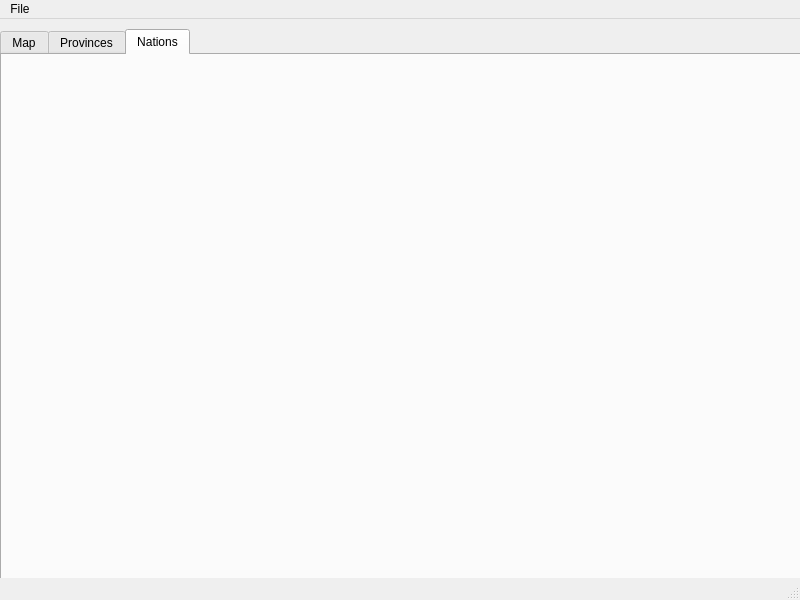
<?xml version="1.0" encoding="UTF-8"?>
<ui version="4.0">
 <class>MainWindow</class>
 <widget class="QMainWindow" name="MainWindow">
  <property name="geometry">
   <rect>
    <x>0</x>
    <y>0</y>
    <width>800</width>
    <height>600</height>
   </rect>
  </property>
  <property name="windowTitle">
   <string>MainWindow</string>
  </property>
  <widget class="QWidget" name="centralwidget">
   <widget class="QTabWidget" name="tabWidget">
    <property name="geometry">
     <rect>
      <x>0</x>
      <y>10</y>
      <width>811</width>
      <height>571</height>
     </rect>
    </property>
    <property name="currentIndex">
     <number>2</number>
    </property>
    <widget class="QWidget" name="tab_terrainEditor">
     <attribute name="title">
      <string>Map</string>
     </attribute>
     <widget class="QWidget" name="EditMap" native="true">
      <property name="geometry">
       <rect>
        <x>29</x>
        <y>19</y>
        <width>481</width>
        <height>261</height>
       </rect>
      </property>
     </widget>
    </widget>
    <widget class="QWidget" name="tab_2">
     <attribute name="title">
      <string>Provinces</string>
     </attribute>
    </widget>
    <widget class="QWidget" name="tab">
     <attribute name="title">
      <string>Nations</string>
     </attribute>
    </widget>
   </widget>
  </widget>
  <widget class="QMenuBar" name="menubar">
   <property name="geometry">
    <rect>
     <x>0</x>
     <y>0</y>
     <width>800</width>
     <height>21</height>
    </rect>
   </property>
   <widget class="QMenu" name="menuImperialism_Map_Editor">
    <property name="title">
     <string>File</string>
    </property>
    <addaction name="actionOpen_map"/>
    <addaction name="actionOpen_imp"/>
    <addaction name="actionSave"/>
   </widget>
   <addaction name="menuImperialism_Map_Editor"/>
  </widget>
  <widget class="QStatusBar" name="statusbar"/>
  <action name="actionOpen_map">
   <property name="text">
    <string>Open .map</string>
   </property>
  </action>
  <action name="actionOpen_imp">
   <property name="text">
    <string>Open .imp</string>
   </property>
  </action>
  <action name="actionSave">
   <property name="text">
    <string>Save</string>
   </property>
  </action>
 </widget>
 <resources/>
 <connections/>
</ui>
